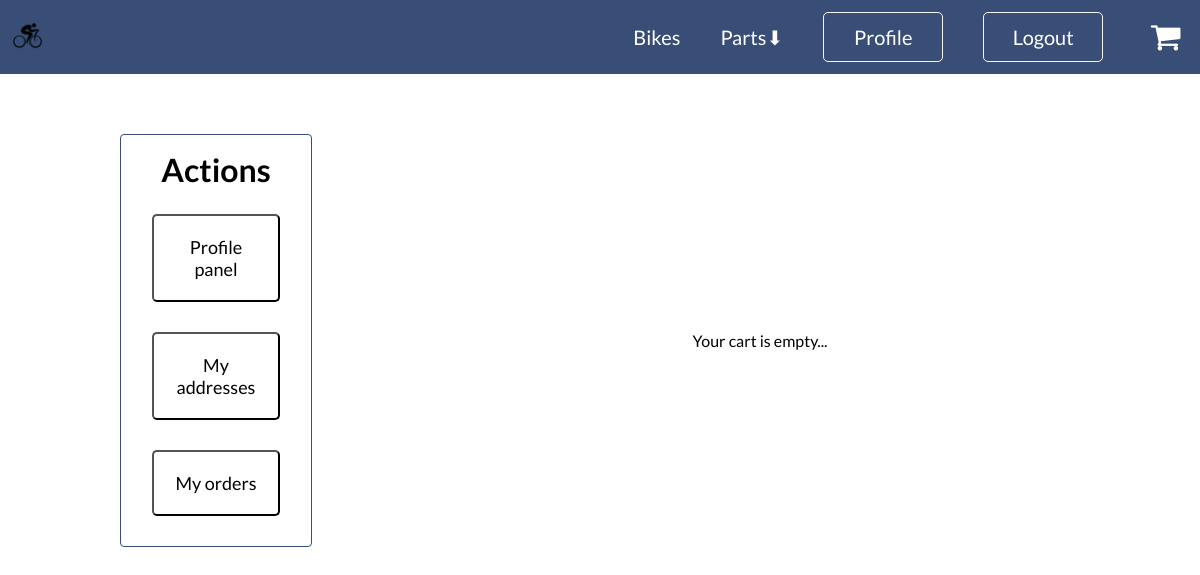
/profile/orders/ (signed in), run on an earlier commit of the app's database.
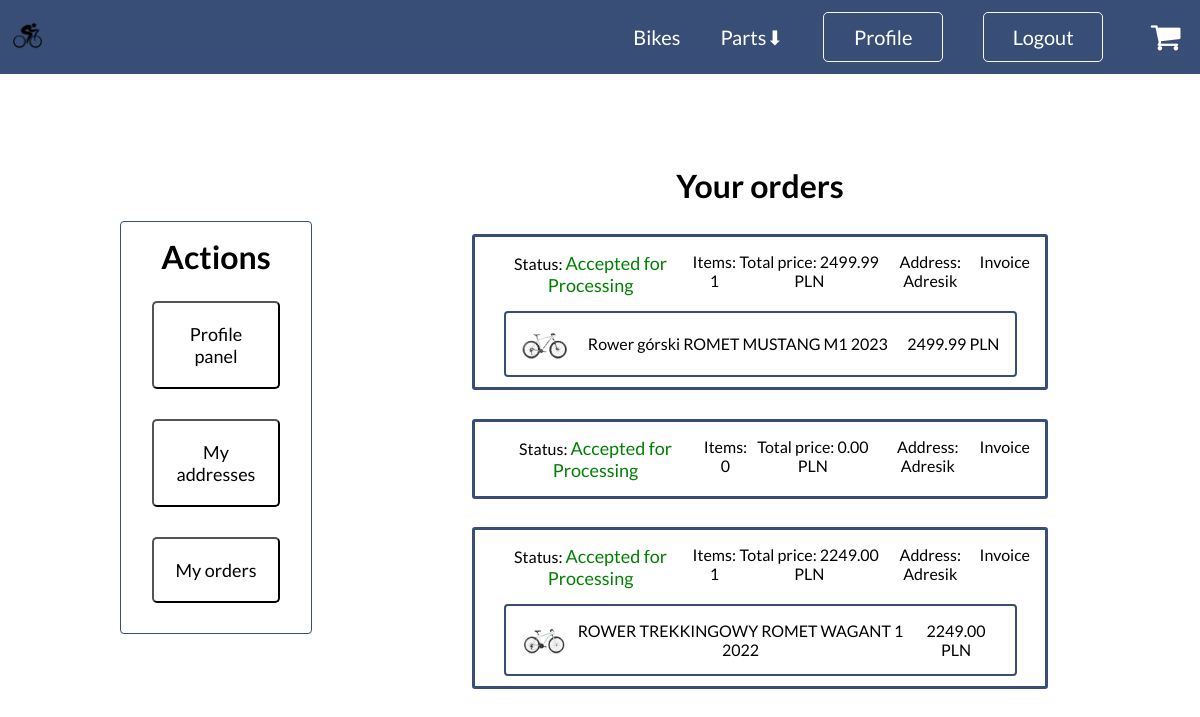
And on a later commit of the database.
### shop/models.py (models this page shows, shortened)
class Order(models.Model):
    STATUS_CHOICES = (
        ('accepted', 'Accepted for Processing'),
        ('shipped', 'Shipped'),
        ('delivered', 'Delivered'),
    )
    address = models.ForeignKey(Address, on_delete=models.CASCADE)
    items = models.ManyToManyField(Product)
    user = models.ForeignKey(User, on_delete=models.CASCADE)
    status = models.CharField(max_length=20, choices=STATUS_CHOICES, default='accepted')
    total_items = models.PositiveIntegerField(default=0)
    total_price = models.DecimalField(max_digits=10, decimal_places=2, default=0)

class Product(models.Model):
    title = models.CharField(max_length=100, unique=True)
    description = models.TextField()
    price = models.DecimalField(max_digits=10, decimal_places=2)
    category = models.ForeignKey(Category, on_delete=models.CASCADE)
    image = models.ImageField(upload_to=upload_to_path)
    class Meta:
        verbose_name_plural = 'Product'

### users/models.py (models this page shows)
class Address(models.Model):
    name = models.CharField(max_length=50, unique=True)
    first_name = models.CharField(max_length=30)
    last_name = models.CharField(max_length=30)
    street = models.CharField(max_length=100)
    house = models.CharField(max_length=10)
    apartment = models.CharField(max_length=10, blank=True, null=True)
    postal_code = models.CharField(max_length=10)
    city = models.CharField(max_length=50)
    country = models.CharField(max_length=20)
    phone = PhoneNumberField(unique=True)
    user = models.ForeignKey(User, on_delete=models.CASCADE)
    def __str__(self):
        return self.name

### users/views.py (the view)
# urls.py: path('orders/', OrdersView.as_view(), name='orders'),
class OrdersView(LoginRequiredMixin, ListView):
    model = Order
    template_name = 'users/orders.html'
    context_object_name = 'orders'
    def get_queryset(self):
        return Order.objects.filter(user=self.request.user)
    def get_context_data(self, **kwargs):
        context = super().get_context_data(**kwargs)
        for order in context['orders']:
            order.product_details = order.items.all()
        return context

### shop/context_processors.py (called while the page is built)
def products(request):
    categories = Category.objects.exclude(name="Bikes")
    bikes_category = Category.objects.get(name="Bikes")
    return {'categories': categories, 'bikes_category': bikes_category}

### shop/models.py (called while the page is built)
    def get_absolute_url(self):
        return reverse('shop:product-list', args=[self.name.lower()])

### templates/users/orders.html
{% extends "base_profile.html" %}
{% block profile_content %}
<div class="cart">
    {% if orders %}
        <h1>Your orders</h1>
        {% for order in orders %}
            <div class="one-order">
                <div class="order-summary">
                    <p>Status:
                        <span style="font-size: 18px; color:
                        {% if order.status == 'accepted' %} green;
                        {% elif order.status == 'shipped' %} blue;
                        {% elif order.status == 'delivered' %} purple;
                        {% endif %}">
                        {{ order.get_status_display }}
                        </span>
                    </p>
                    <p>Items: {{ order.total_items }}</p>
                    <p>Total price: {{ order.total_price }} PLN</p>
                    <p>Address: {{ order.address }}</p>
                    {% if order.invoice_set.all %}
                        <p>
                            <a href="{{ order.invoice_set.first.pdf_file.url }}" target="_blank">Invoice</a>
                        </p>
                    {% endif %}
                </div>
                <ul>
                    {% for product in order.product_details.all %}
                        <a href="{% url 'shop:item' product.id %}">
                            <li>
                                <div class="cart-element">
                                    <img src="{{ product.image.url }}" alt="">
                                    <p>{{ product.title }}</p>
                                    <p>{{ product.price }} PLN</p>
                                </div>
                            </li>
                        </a>
                    {% endfor %}
                </ul>
            </div>
        {% endfor %}
    {% else %}
        <p>Your cart is empty...</p>
    {% endif %}
</div>
{% endblock profile_content %}

What changed in the data, as far as the page shows it:
added Order: status "Accepted for Processing", total_items "1", total_price "2499.99", address "Adresik"
now on this page (row edited): Product: image (picture), title "Rower górski ROMET MUSTANG M1 2023", price "2499.99", shown under "Accepted for Processing"
added Order: status "Accepted for Processing", total_items "0", total_price "0.00", address "Adresik"
added Order: status "Accepted for Processing", total_items "1", total_price "2249.00", address "Adresik"
now on this page (row edited): Product: image (picture), title "ROWER TREKKINGOWY ROMET WAGANT 1 2022", price "2249.00", shown under "Accepted for Processing"
Also different on the page:
text no longer shown: "Your cart is empty..."
text now shown: "Your orders"
